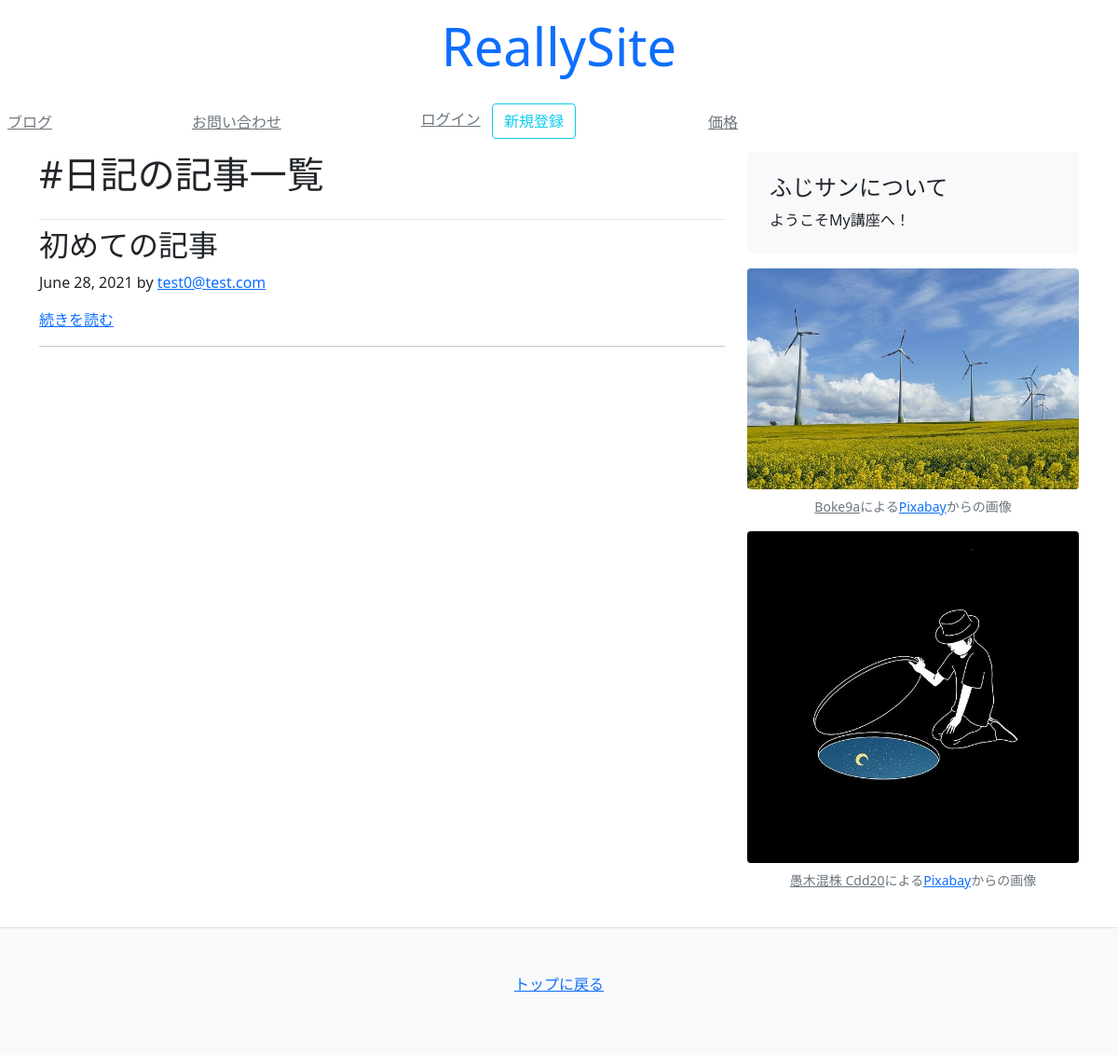
The app's page /blog/tags/diary/ with its own data.
### blog/models.py (models this page shows, shortened)
class Article(models.Model):
    title = models.CharField(default="", max_length=30)
    text = models.TextField(default="")
    author = models.ForeignKey(get_user_model(), on_delete=models.CASCADE)
    created_at = models.DateField(auto_now_add=True)
    updated_at = models.DateField(auto_now=True)
    count = models.IntegerField(default=0)
    tags = models.ManyToManyField(Tag, blank=True)

### mysite/models/account_models.py (models this page shows, shortened)
class User(AbstractBaseUser):
    email = models.EmailField(
        max_length=255,
        unique=True,
    )
    is_active = models.BooleanField(default=True)
    is_admin = models.BooleanField(default=False)
    objects = UserManager()
    USERNAME_FIELD = 'email'
    REQUIRED_FIELDS = []
    def __str__(self):
        return self.email

### blog/views.py (the view)
# urls.py: path('tags/<slug:slug>/', views.tags),
def tags(request, slug):
    tag = Tag.objects.get(slug=slug)
    article = tag.article_set.all()
    paginator = Paginator(article, 10)
    page_number = request.GET.get('page')
    context = {
        'title': '#{}の記事一覧'.format(tag.name),
        'page_obj': paginator.get_page(page_number),
        'page_number': page_number
    }
    return render(request, 'blog/blog.html', context)

### templates/blog/blog.html (shortened to what this page needs)
{% extends 'mysite/base.html' %}
{% block content %}
  <main class="container">
    <div class="row">
      <div class="col-md-8">
        <h3 class="pb-4 font-italic border-bottom display-6">
          {{ title }}
        </h3>
        {% for obj in page_obj %}
          <div class="blog-post">
            <h2 class="blog-post-title">{{ obj.title }}</h2>
            <p class="blog-post-meta">{{ obj.created_at }}
              by
              <a href="#">{{ obj.author }}</a>
            </p>
            <a href="/blog/{{obj.id}}">続きを読む</a>
          </div>
          <hr>
        {% endfor %}
      </div>
      {% include "mysite/snippets/sidebar.html" %}
    </div>
  </main>
{% endblock %}

### records on screen
Article: title "初めての記事", created_at "June 28, 2021", author "test0@test.com"

### other values on screen
{{ title }} "#日記の記事一覧"
